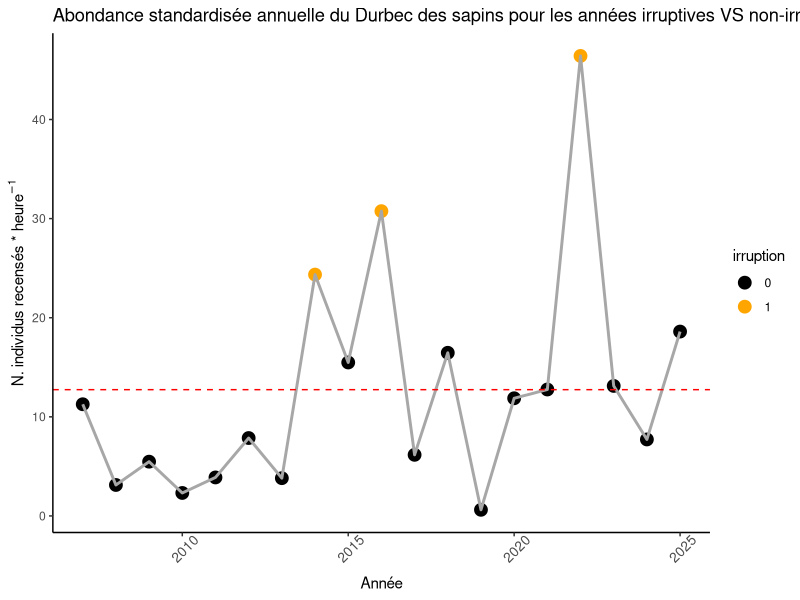
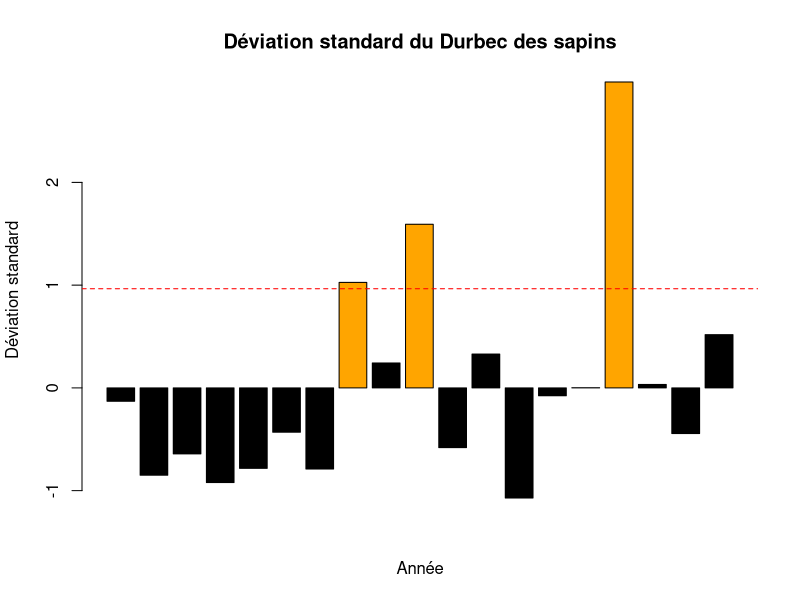
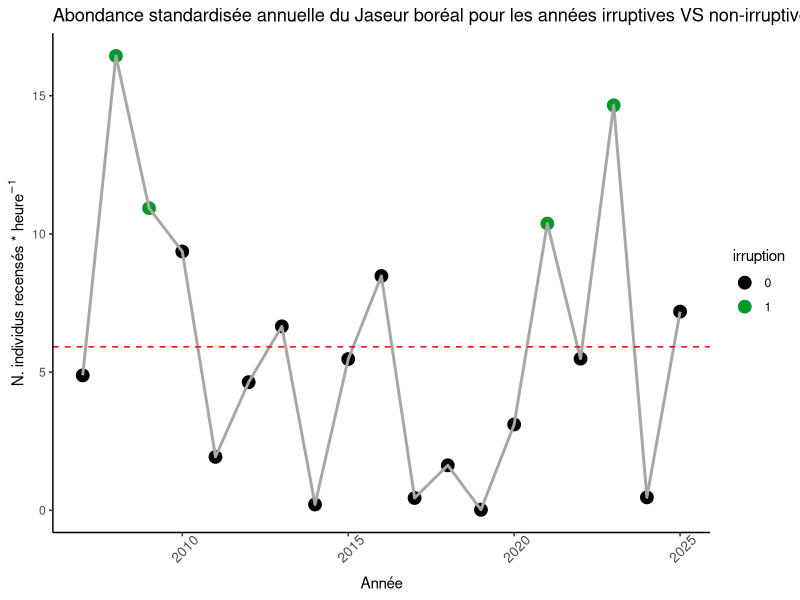
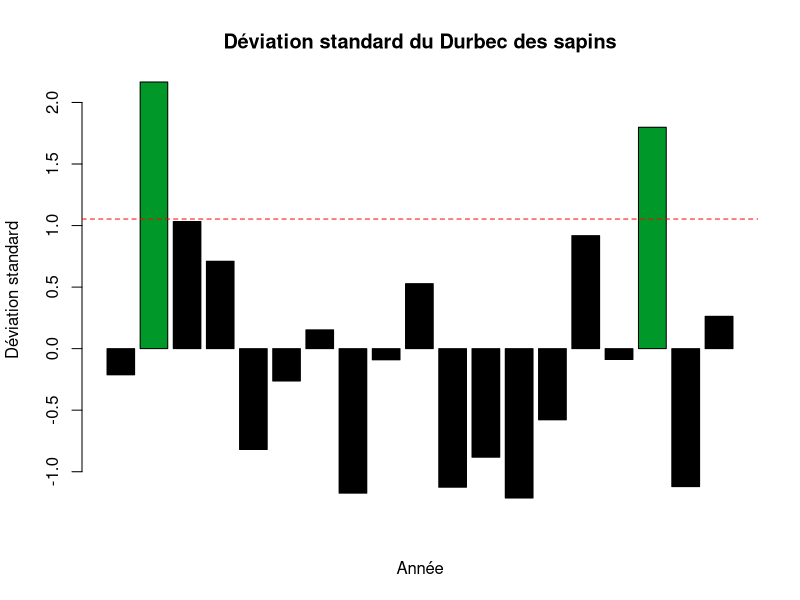
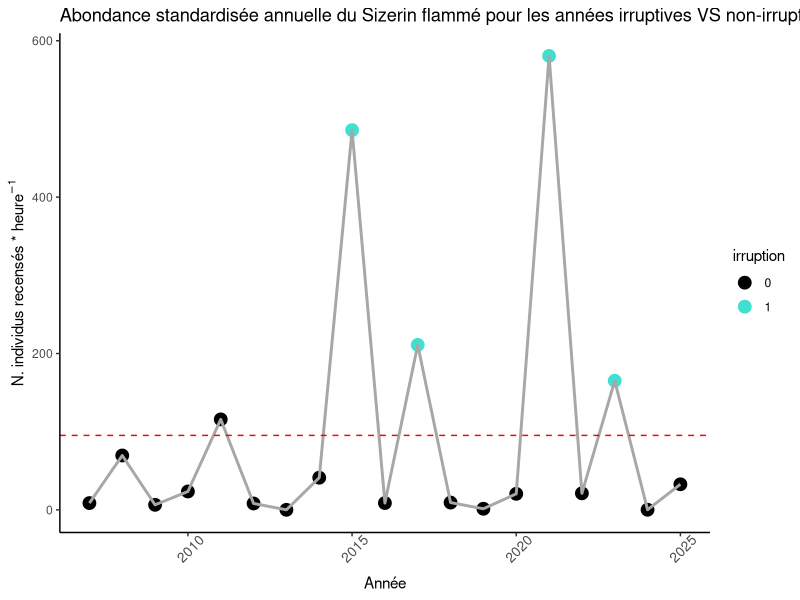
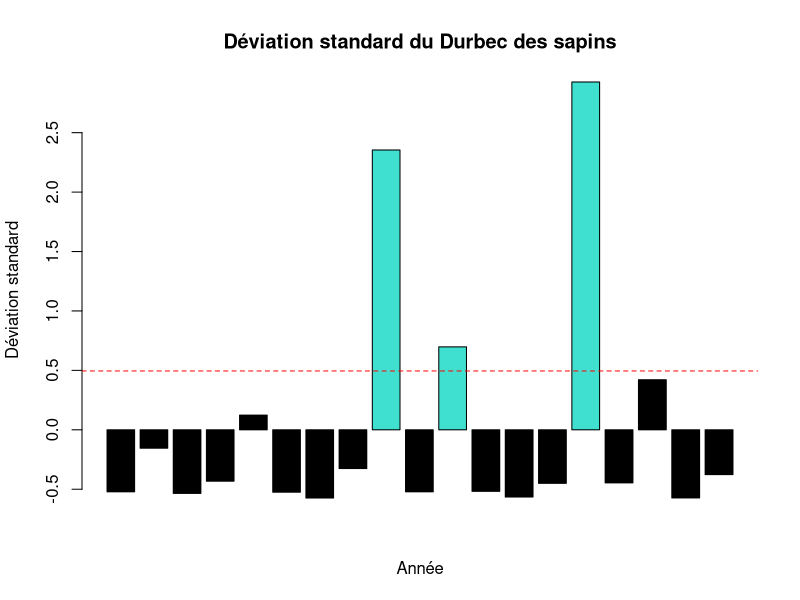
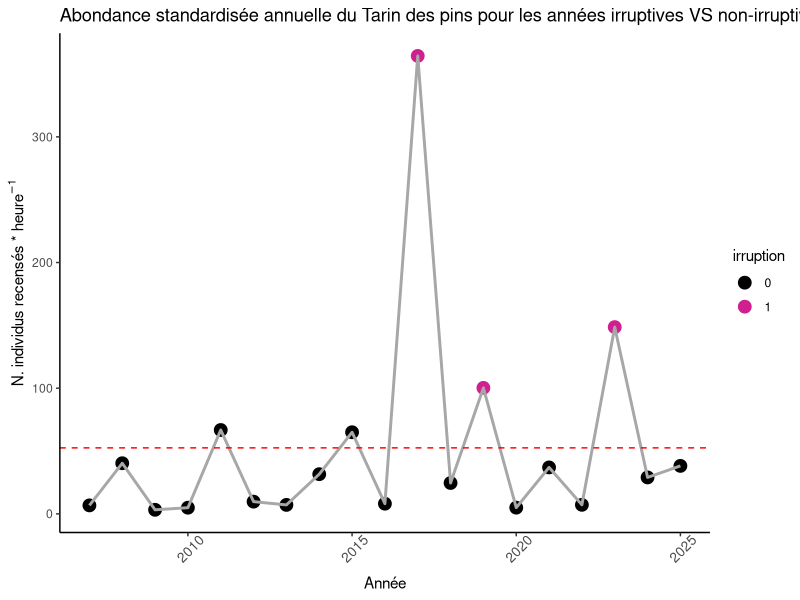
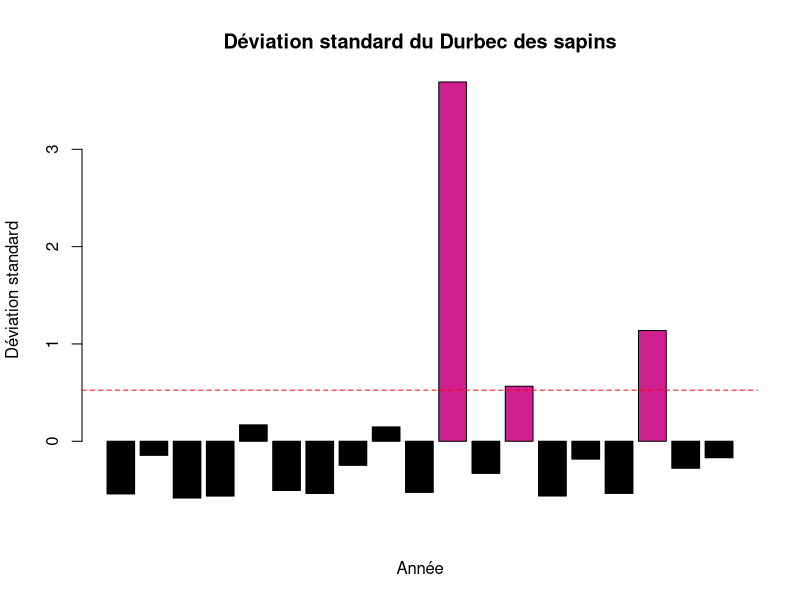

Source code (R) for these figures, in order:
# Chargements des bibliothèques -------------------------------------------

library(readxl)
library(ggplot2)


# Chargement des répertoires de travail -----------------------------------

setwd("C:/Users/alexe/Fringilids/Data") # Alex



# Chargement données ------------------------------------------------------

DUSA <- read.csv("DUSA.csv", header = TRUE)
JABO <- read.csv("JABO.csv", header = TRUE)
SIFL <- read.csv("SIFL.csv", header = TRUE)
TAPI <- read.csv("TAPI.csv", header = TRUE)

# Filtrer tout avant 2007

DUSA <- DUSA[DUSA$Annee >= "2007",]
JABO <- JABO[JABO$Annee >= "2007",]
SIFL <- SIFL[SIFL$Annee >= "2007",]
TAPI <- TAPI[TAPI$Annee >= "2007",]

DUSA$irruption <- as.factor(DUSA$irruption)
JABO$irruption <- as.factor(JABO$irruption)
SIFL$irruption <- as.factor(SIFL$irruption)
TAPI$irruption <- as.factor(TAPI$irruption)


# Calcul des irruptions ---------------------------------------------------

# Article de Widck et al. (2023)

# We defined irruption years using the standardized deviate (Di,j) method, following LaMontagne and Boutin (2009). Standardized deviates were defined by

# Ni,j,t is the mean count of species i in cell j in year t, 
# Pi,j,t is the value predicted by the long-term trend in bird count for species i in cell j in year t, and 
# σi,j is the standard deviation for all detrended years for species i in cell j. The numerator in this expression detrends the time series and the denominator scales to unit standard deviation. Following LaMontagne and Boutin (2009), years with positive standardized deviates greater than the absolute value of the minimum deviate were considered anomalously high and indicative of irruption years.

# N: c'est la moyenne pour une année
# P: c'est la valeur prédite à long terme d'une espèce à une année précise. Notre valeur prédite correspond au valeur prédite du modèle linéaire
# Sigma: c'est l'ecart-type du numérateur

# On prend la valeur la plus petite de D (exemple -2.1) en valeur absolue comme seuil (2.1). Si D d'une année dépasse ce seuil (ex: D = 3.4 en 2016), alors 2016 est une année irruptive. 


##### DUSA

# Extraction param. équation

DUSA_Ni <- DUSA$abond_std
DUSA_P <- mean(DUSA$abond_std)

DUSA_Nipi <- DUSA_Ni - DUSA_P # Numérateur

DUSA_sigma <- sd(DUSA_Nipi) # Sigma

DUSA_Di <- DUSA_Nipi/DUSA_sigma # Standard deviate

DUSA_seuil <- abs(min(DUSA_Di)) # Seuil fixé pour irruption

DUSA_irr <- DUSA_Di > DUSA_seuil # Vecteur logique TRUE or FALSE pour irruption

# Save object to load in data_clean.R
# save(DUSA_irr, file = "DUSA_irr.R")

# Représentation graphique

DUSA_plot <- ggplot(DUSA, aes(x = Annee, y = abond_std, color = irruption))+
  scale_color_manual(values = c( "1" = "orange", "0" = "black"))+
  geom_point(size = 4)+
  geom_path(linewidth = 1, col = "#a7a7a7")+
  labs(title = "Abondance standardisée annuelle du Durbec des sapins pour les années irruptives VS non-irruptives",
       x = "Année",
       y = expression("N. individus recensés *" ~ heure^{-1}))+
  geom_hline(yintercept = mean(DUSA$abond_std), col = "red", lty = 2)+
  theme_classic()+
  theme(axis.text.x = element_text(size = 10, angle = 45, vjust = 0.8))
DUSA_plot


# DEVIATE BARPLOTS

range(DUSA_Di)

cols <- c("black", "orange")
DUSA_col <- ifelse(DUSA_Di > 0.965, cols[2],
                                    cols[1])

DUSA_Diplot <- barplot(DUSA_Di, DUSA$Annee,
                       xlab = "Année",
                       ylab = "Déviation standard",
                       col = DUSA_col,
                       main = "Déviation standard du Durbec des sapins")
abline(h = 0.965, col = "red", lty = 2)



##### JABO

JABO_Ni <- JABO$abond_std
JABO_P <- mean(JABO$abond_std)

JABO_Nipi <- JABO_Ni - JABO_P # Numérateur

JABO_sigma <- sd(JABO_Nipi) # Sigma

JABO_Di <- JABO_Nipi/JABO_sigma # Standard deviate

JABO_seuil <- abs(min(JABO_Di)) # Seuil fixé pour irruption

JABO_irr <- JABO_Di > JABO_seuil # Vecteur logique TRUE or FALSE pour irruption

# Save object to load in data_clean.R
# save(JABO_irr, file = "JABO_irr.R")

# Représentation graphique

JABO_plot <- ggplot(JABO, aes(x = Annee, y = abond_std, color = irruption))+
  scale_color_manual(values = c("1" = "#009929", "0" = "black"))+
  geom_point(size = 4)+
  geom_path(linewidth = 1, col = "#a7a7a7")+
  labs(title = "Abondance standardisée annuelle du Jaseur boréal pour les années irruptives VS non-irruptives",
       x = "Année",
       y = expression("N. individus recensés *" ~ heure^{-1}))+
  geom_hline(yintercept = mean(JABO$abond_std), col = "red", lty = 2)+
  theme_classic()+
  theme(axis.text.x = element_text(size = 10, angle = 45, vjust = 0.8))
JABO_plot


# DEVIATE BARPLOTS

range(JABO_Di)

cols <- c("black", "#009929")
JABO_col <- ifelse(JABO_Di > 1.053, cols[2],
                   cols[1])

JABO_Diplot <- barplot(JABO_Di, JABO$Annee,
                       xlab = "Année",
                       ylab = "Déviation standard",
                       col = JABO_col,
                       main = "Déviation standard du Durbec des sapins")
abline(h = 1.053, col = "red", lty = 2)


##### SIFL

SIFL_Ni <- SIFL$abond_std
SIFL_P <- mean(SIFL$abond_std)

SIFL_Nipi <- SIFL_Ni - SIFL_P # Numérateur

SIFL_sigma <- sd(SIFL_Nipi) # Sigma

SIFL_Di <- SIFL_Nipi/SIFL_sigma # Standard deviate

SIFL_seuil <- abs(min(SIFL_Di)) # Seuil fixé pour irruption

SIFL_irr <- SIFL_Di > SIFL_seuil # Vecteur logique TRUE or FALSE pour irruption

# Save object to load in data_clean.R
# save(SIFL_irr, file = "SIFL_irr.R")

# Représentation graphique

SIFL_plot <- ggplot(SIFL, aes(x = Annee, y = abond_std, color = irruption))+
  scale_color_manual(values = c("1" = "turquoise", "0" = "black"))+
  geom_point(size = 4)+
  geom_path(linewidth = 1, col = "#a7a7a7")+
  labs(title = "Abondance standardisée annuelle du Sizerin flammé pour les années irruptives VS non-irruptives",
       x = "Année",
       y = expression("N. individus recensés *" ~ heure^{-1}))+
  geom_hline(yintercept = mean(SIFL$abond_std), col = "red", lty = 2)+
  theme_classic()+
  theme(axis.text.x = element_text(size = 10, angle = 45, vjust = 0.8))
SIFL_plot

# DEVIATE BARPLOT

range(SIFL_Di)

cols <- c("black", "turquoise")
SIFL_col <- ifelse(SIFL_Di > 0.495, cols[2],
                   cols[1])

SIFL_Diplot <- barplot(SIFL_Di, SIFL$Annee,
                       xlab = "Année",
                       ylab = "Déviation standard",
                       col = SIFL_col,
                       main = "Déviation standard du Durbec des sapins")
abline(h = 0.495, col = "red", lty = 2)


##### TAPI

TAPI_Ni <- TAPI$abond_std
TAPI_P <- mean(TAPI$abond_std)

TAPI_Nipi <- TAPI_Ni - TAPI_P # Numérateur

TAPI_sigma <- sd(TAPI_Nipi) # Sigma

TAPI_Di <- TAPI_Nipi/TAPI_sigma # Standard deviate

TAPI_seuil <- abs(min(TAPI_Di)) # Seuil fixé pour irruption

TAPI_irr <- TAPI_Di > TAPI_seuil # Vecteur logique TRUE or FALSE pour irruption

# Save object to load in data_clean.R
# save(TAPI_irr, file = "TAPI_irr.R")

# Représentation graphique

TAPI_plot <- ggplot(TAPI, aes(x = Annee, y = abond_std, color = irruption))+
  scale_color_manual(values = c("1" = "violetred", "0" = "black"))+
  geom_point(size = 4)+
  geom_path(linewidth = 1, col = "#a7a7a7")+
  labs(title = "Abondance standardisée annuelle du Tarin des pins pour les années irruptives VS non-irruptives",
       x = "Année",
       y = expression("N. individus recensés *" ~ heure^{-1}))+
  geom_hline(yintercept = mean(TAPI$abond_std), col = "red", lty = 2)+
  theme_classic()+
  theme(axis.text.x = element_text(size = 10, angle = 45, vjust = 0.8))
TAPI_plot


# DEVIATE BARPLOT

range(TAPI_Di)

cols <- c("black", "violetred")
TAPI_col <- ifelse(TAPI_Di > 0.525, cols[2],
                   cols[1])

TAPI_Diplot <- barplot(TAPI_Di, TAPI$Annee,
                       xlab = "Année",
                       ylab = "Déviation standard",
                       col = TAPI_col,
                       main = "Déviation standard du Durbec des sapins")
abline(h = 0.525, col = "red", lty = 2)
